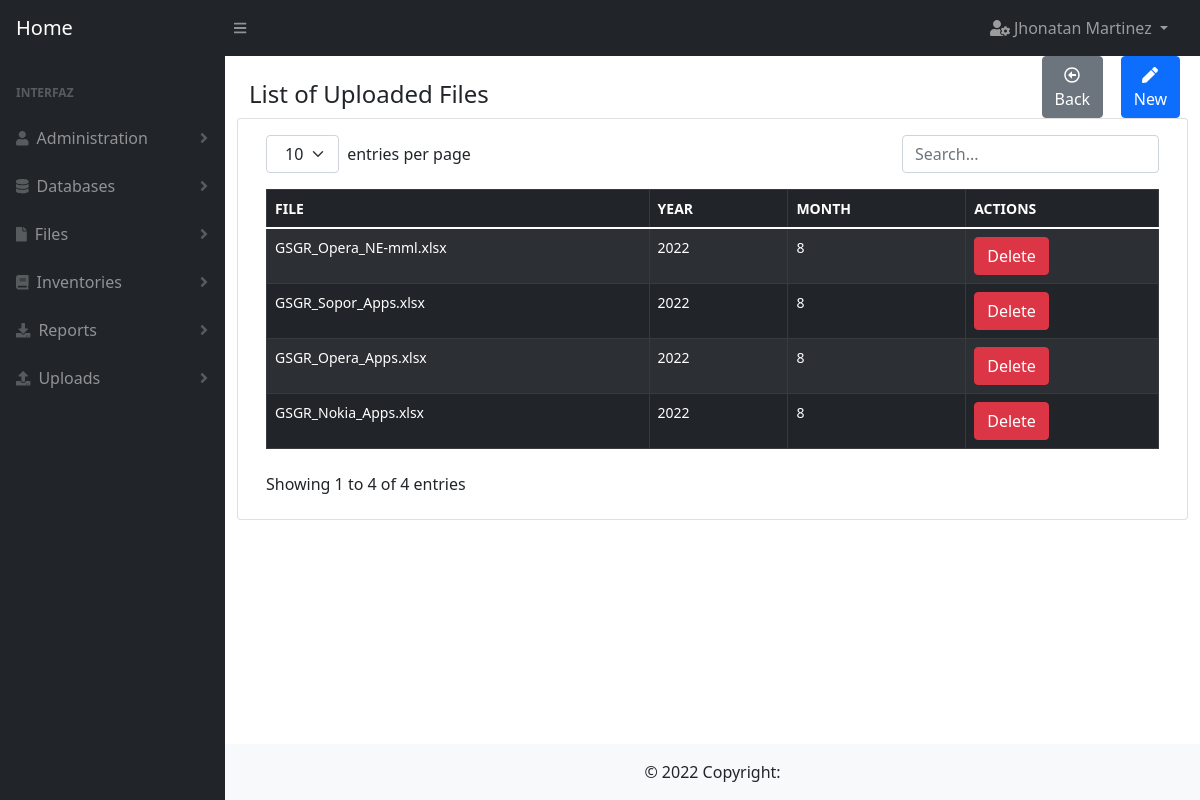
Screenshot of /upload (signed in) with the database file from the repository.
### user/models.py (models this page shows)
class User(db.Model):
    __tablename__ = 'users'
    id = db.Column(db.Integer, primary_key=True)
    full_name = db.Column(db.String(100))
    email = db.Column(db.String(100), unique=True)
    password = db.Column(db.String(100))
    is_admin = db.Column(db.Boolean)
    role_id = db.Column(db.Integer, db.ForeignKey('roles.id'), nullable=True)
    created_at = db.Column(db.DateTime, default=datetime.datetime.now)

### upload/models.py (models this page shows)
class Upload(db.Model):
    __tablename__ = 'uploads'
    id = db.Column(db.Integer, primary_key=True)
    file_id = db.Column(db.Integer, db.ForeignKey('files.id'))
    year = db.Column(db.String(4))
    month = db.Column(db.String(2))
    directory = db.Column(db.String(200))
    user_id = db.Column(db.Integer, db.ForeignKey('users.id'))
    created_at = db.Column(db.DateTime, default=datetime.datetime.now)

### file/models.py (models this page shows)
class File(db.Model):
    __tablename__ = 'files'
    id = db.Column(db.Integer, primary_key=True)
    name = db.Column(db.String(100), unique=True)
    description = db.Column(db.String(1000))
    columns = db.Column(db.String(1000))
    created_at = db.Column(db.DateTime, default=datetime.datetime.now)

### upload/routes.py (the view)
@upload.route(routes["index"])
@decorator(page=pages["index"])
def index():
    try:
        data = []
        result = db.session.query(models.Upload, File).join(File).order_by(models.Upload.id.desc()).all()
        for upload_, file in result:
            data.append({"id": upload_.id, "file": file.name, "year": upload_.year, "month": upload_.month})
        return render_template(templates["index"],
                               object_list=data)
    except Exception as exc:
        return show_error(pages["index"] + ': ' + str(exc))

### utils/auth.py (called while the page is built)
def has_permission(page):
    can_enter = False
    try:
        user = User.query.get(session['user_id'])
        if user.is_admin:
            can_enter = True
        else:
            page_id = Page.query.filter(Page.route == page).first().id
            permissions = Permission.query.filter_by(role_id=user.role_id, page_id=page_id).first()
            if permissions is not None:
                can_enter = True
    except Exception as exc:
        error_message = 'permission.queries.has_permission: ' + str(exc)
        print("ERROR: " + error_message)
    finally:
        return can_enter

def decorator(page, url='index'):
    def _permissions(function):
        @wraps(function)
        def new_function(*args, **kwargs):
            if not has_permission(page=page):
                return show_message(id=1,
                                    url=url)
            return function(*args, **kwargs)
        return new_function
    return _permissions

### templates/upload/index.html
{% extends 'base/index_forms.html' %}
{% block title%}
List of Uploaded Files
{% endblock%}
{% block button_new%}
    onclick="window.location.href='{{ url_for('upload.create') }}'"
{% endblock%}
{% block table_header_actions %}
<th>ACTIONS</th>
{% endblock %}
{% block table_rows %}
    {% for row in object_list %}
        <tr>
            {% for key, value in row.items() %}
                {% if key != 'id'%}
                    <td>
                        {{value}}
                    </td>
                {% endif %}
            {% endfor %}
            <td><a href="{{ url_for('upload.delete', id=row.id) }}" type="button" class="btn btn-danger">Delete</a></td>
        </tr>
    {% endfor %}
{% endblock %}

### templates/base/base.html (shortened to what this page needs)
<!DOCTYPE html>
<html lang="es">
<head>
    <link rel='stylesheet' href= "{{url_for('static', filename='css/styles.css')}}"/>
    <link rel='stylesheet' href= "{{url_for('static', filename='css/bootstrap.min.css')}}">
</head>
<body >
    <nav class="sb-topnav navbar navbar-expand navbar-dark bg-dark">
        <a class="navbar-brand ps-3" href="{{ url_for('index') }}">Home</a>
        <button class="btn btn-link btn-sm order-1 order-lg-0 me-4 me-lg-0" id="sidebarToggle" href="#"><i class="fas fa-bars"></i></button>
        <ul class="navbar-nav ms-auto ms-md-0 me-3 me-lg-4">
            <li class="nav-item dropdown">
                <a class="nav-link dropdown-toggle" id="navbarDropdown" href="#" role="button" data-bs-toggle="dropdown" aria-expanded="false">
                    <i class="fas fa-user-cog"></i> {{session['user']}}
                </a>
            </li>
        </ul>
    </nav>
    <div id="layoutSidenav">
        <div id="layoutSidenav_nav">
            <nav class="sb-sidenav accordion sb-sidenav-dark" id="sidenavAccordion">
                <div class="sb-sidenav-menu">
                    <div class="nav">
                        <div class="sb-sidenav-menu-heading">Interfaz</div>
                         <a class="nav-link collapsed" href="#" data-bs-toggle="collapse" data-bs-target="#collapseUsers" aria-expanded="false" aria-controls="collapseLayouts">
                            <div class="sb-nav-link-icon"><i class="fa fa-user"></i></div>
                            Administration
                            <div class="sb-sidenav-collapse-arrow"><i class="fas fa-angle-down"></i></div>
                        </a>
                        <a class="nav-link collapsed" href="#" data-bs-toggle="collapse" data-bs-target="#collapseDataBases" aria-expanded="false" aria-controls="collapseLayouts">
                            <div class="sb-nav-link-icon"><i class="fa fa-database"></i></div>
                            Databases
                            <div class="sb-sidenav-collapse-arrow"><i class="fas fa-angle-down"></i></div>
                        </a>
                         <a class="nav-link collapsed" href="#" data-bs-toggle="collapse" data-bs-target="#collapseFiles" aria-expanded="false" aria-controls="collapseLayouts">
                            <div class="sb-nav-link-icon"><i class="fa fa-file"></i></div>
                            Files
                            <div class="sb-sidenav-collapse-arrow"><i class="fas fa-angle-down"></i></div>
                        </a>
                        <a class="nav-link collapsed" href="#" data-bs-toggle="collapse" data-bs-target="#collapseInventories" aria-expanded="false" aria-controls="collapseLayouts">
                            <div class="sb-nav-link-icon"><i class="fas fa-book"></i></div>
                            Inventories
                            <div class="sb-sidenav-collapse-arrow"><i class="fas fa-angle-down"></i></div>
                        </a>
                        <a class="nav-link collapsed" href="#" data-bs-toggle="collapse" data-bs-target="#collapseReports" aria-expanded="false" aria-controls="collapseLayouts">
                            <div class="sb-nav-link-icon"><i class="fas fa-download"></i></div>
                            Reports
                            <div class="sb-sidenav-collapse-arrow"><i class="fas fa-angle-down"></i></div>
                        </a>
                        <a class="nav-link collapsed" href="#" data-bs-toggle="collapse" data-bs-target="#collapseUploads" aria-expanded="false" aria-controls="collapseLayouts">
                            <div class="sb-nav-link-icon"><i class="fas fa-upload"></i></div>
                            Uploads
                            <div class="sb-sidenav-collapse-arrow"><i class="fas fa-angle-down"></i></div>
                        </a>
                    </div>
                </div>
            </nav>
        </div>
        <div id="layoutSidenav_content">
            <main>
                <div class="container-fluid px-4">
                    <div class="row">
                        <div class="col-10">
                            <h4 class="mt-4">
                                {% block title %}{% endblock %}
                            </h4>
                        </div>
                        <div class="col-1">
                        {% block button1 %}
                        {% endblock %}
                        </div>
                        <div class="col-1">
                        {% block button2 %}
                        {% endblock %}
                        </div>
                    </div>
                    <div class="row">
                        <div class="card mb-4">
                            <div class="card-body">
                            {% block content %}{% endblock %}
                            </div>
                        </div>
                    </div>
                </div>
            </main>
            <footer class="bg-light text-center text-lg-start">
                <div class="text-center p-3" style="background-color: rgba(0, 0, 0, 0);">
                  © 2022 Copyright:
                </div>
            </footer>
        </div>
    </div>
</body>
</html>

### rows the page displays
User: user "Jhonatan Martinez"
Upload: name "GSGR_Opera_NE-mml.xlsx", year "2022", row "8"
Upload: name "GSGR_Sopor_Apps.xlsx", year "2022", row "8"
Upload: name "GSGR_Opera_Apps.xlsx", year "2022", row "8"
Upload: name "GSGR_Nokia_Apps.xlsx", year "2022", row "8"

### other values shown
{{ key.upper() }} "FILE" "YEAR" "MONTH"
